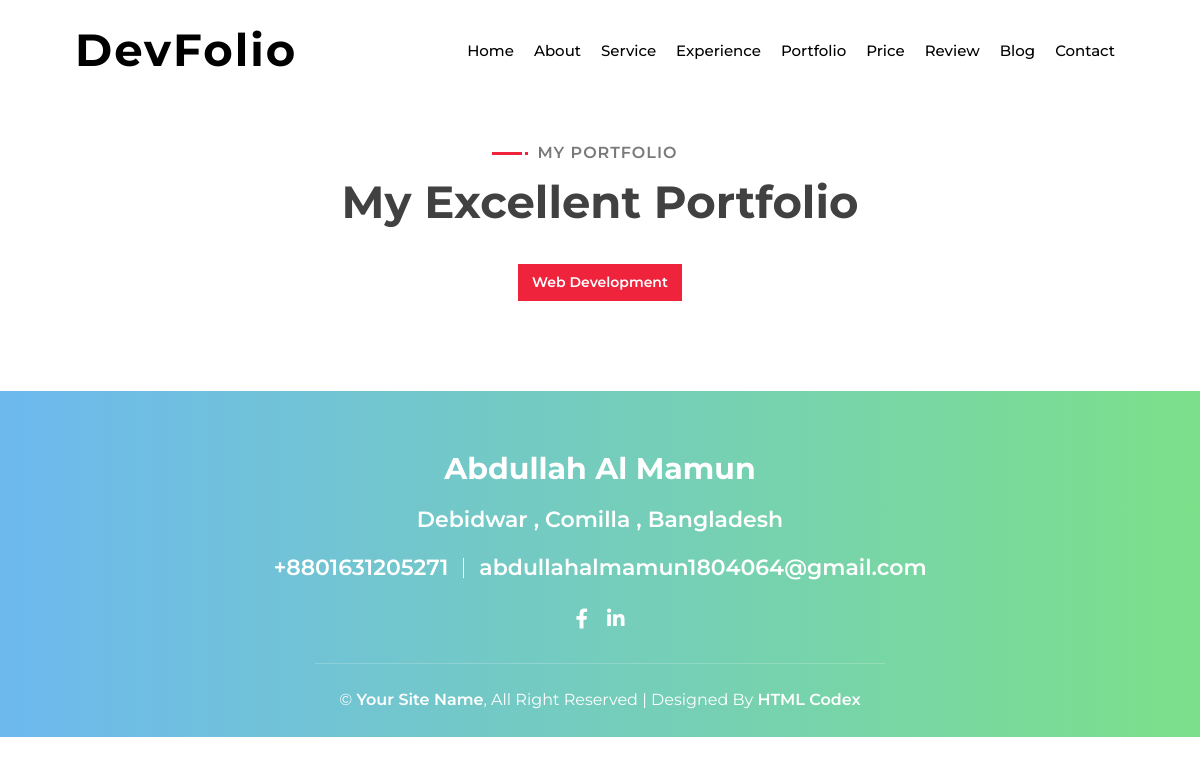
/portfolio/, run on an earlier commit of the app's database.
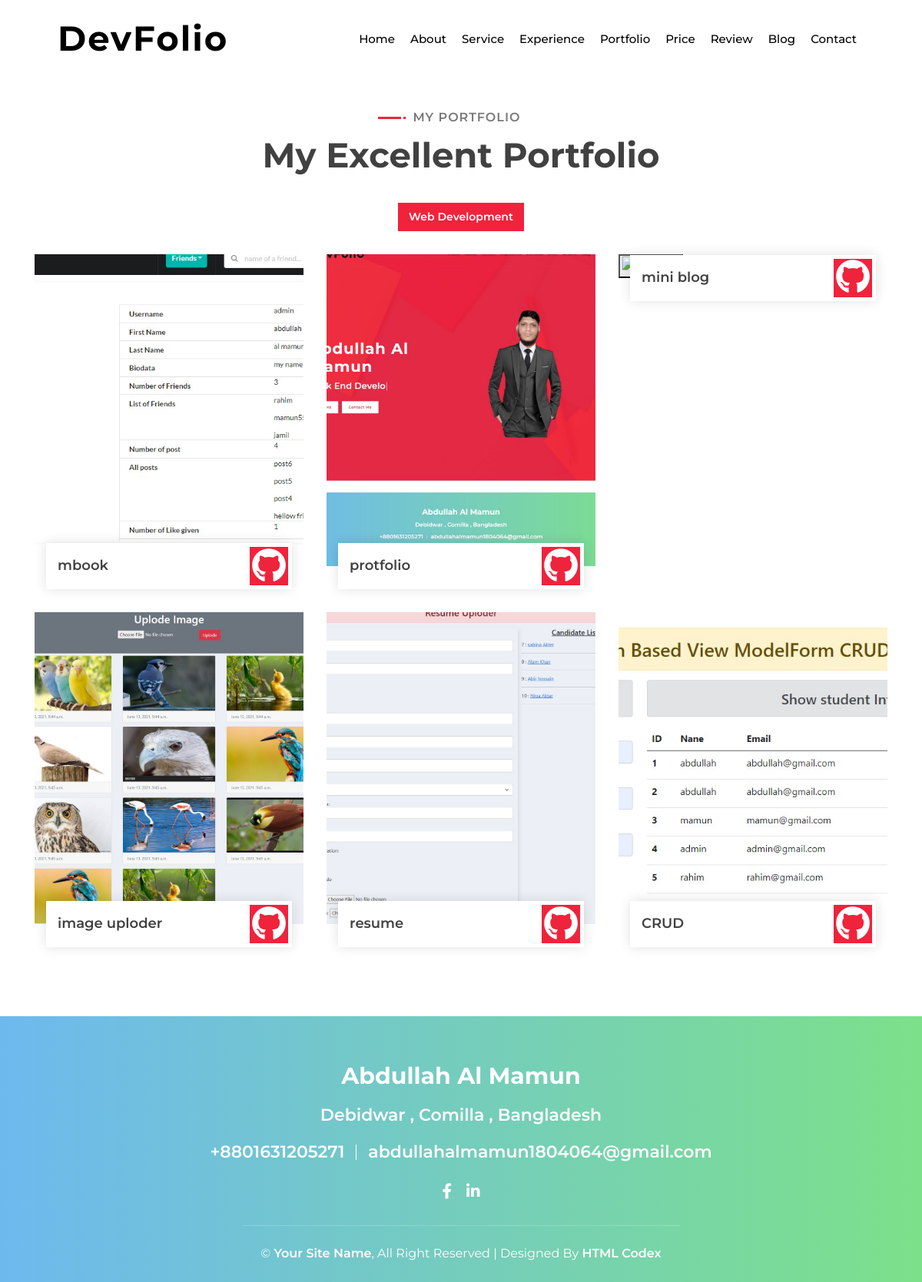
And on a later commit of the database.
### myapp/models.py (models this page shows, shortened)
class myprotfolio(models.Model):
    title=models.CharField(max_length=100)
    pimage=models.ImageField(upload_to='protfolio')
    category=models.CharField(choices=PROJECT_CHOICE,max_length=50)
    code_link=models.TextField()
    class Meta:
        ordering=['-id']

### myapp/views.py (the view)
# urls.py: path('portfolio/', views.portfolio ,name='portfolio'),
def portfolio(request):
    mp=myprotfolio.objects.all()
    dic={
      'mp':mp
    }
    return render(request,'myapp/portfolio.html',dic)

### myapp/templates/myapp/portfolio.html (shortened to what this page needs)
{% extends 'myapp/base.html' %}
{% load static %}
{% block portfolio %}
<div class="portfolio" id="portfolio">
    <div class="container">
        <div class="section-header text-center wow zoomIn mt-5" data-wow-delay="0.1s">
            <br><br>
            <p>My Portfolio</p>
            <h2>My Excellent Portfolio</h2>
        </div>
        <div class="row">
            <div class="col-12">
                <ul id="portfolio-filter">
                    <li data-filter=".filter-1">Web Development</li>
                </ul>
            </div>
        </div>
        <div class="row">
            {% for p in mp %}
            <div class="col-lg-4 col-md-6 col-sm-12 portfolio-item filter-2 wow fadeInUp" data-wow-delay="0.2s">
                <div class="portfolio-wrap">
                    <div class="portfolio-img" >
                        <form action="{% url 'dtailprotflio' %}" method="POST">
                           <button type="submit">
                               <img src="{{p.pimage.url}}" alt="Image" width="100%" height="300px" class= 'pimage' >
                           </button>
                        </form>
                    </div>
                    <div class="portfolio-text">
                        <h3>{{p.title}}</h3>
                        <a class="btn" href="{{p.code_link}}" data-lightbox="portfolio"><i class="fab fa-github"></i></a>
                    </div>
                </div>
            </div>
            {% endfor %}
        </div>
    </div>
</div>
{% endblock portfolio %}

### myapp/templates/myapp/base.html (shortened to what this page needs)
{% load static %}
<!DOCTYPE html>
<html lang="en">
    <head>
        <link href="https://stackpath.bootstrapcdn.com/bootstrap/4.4.1/css/bootstrap.min.css" rel="stylesheet">
        <link href="https://cdnjs.cloudflare.com/ajax/libs/font-awesome/5.10.0/css/all.min.css" rel="stylesheet">
        <link href="{% static 'myapp/lib/animate/animate.min.css' %}" rel="stylesheet">
        <link href="{% static 'myapp/lib/owlcarousel/assets/owl.carousel.min.css' %}" rel="stylesheet">
        <link href="{% static 'myapp/lib/lightbox/css/lightbox.min.css' %}" rel="stylesheet">
        <link href="{% static 'myapp/css/mystyle.css' %}" rel="stylesheet">
    </head>
    <body data-spy="scroll" data-target=".navbar" data-offset="51">
         {% include 'myapp/navbar.html' %}
        {% block portfolio %}
        {% endblock portfolio %}
         {% include 'myapp/footer.html' %}
    </body>
</html>

### myapp/templates/myapp/navbar.html (shortened to what this page needs)
    <div class="navbar navbar-expand-lg bg-light navbar-light">
        <div class="container-fluid">
            <a href="/" class="navbar-brand">DevFolio</a>
        <div class="collapse navbar-collapse justify-content-between" id="navbarCollapse">
            <div class="navbar-nav ml-auto">
                <a href="{% url 'home' %}" class="nav-item nav-link ">Home</a>
                <a href="{% url 'about' %}" class="nav-item nav-link">About</a>
                <a href="{% url 'service' %}" class="nav-item nav-link">Service</a>
                <a href="{% url 'experience' %}" class="nav-item nav-link">Experience</a>
                <a href="{% url 'portfolio' %}" class="nav-item nav-link">Portfolio</a>
                <a href="{% url 'price' %}" class="nav-item nav-link">Price</a>
                <a href="{% url 'review' %}" class="nav-item nav-link">Review</a>
                <a href="{% url 'blog' %}" class="nav-item nav-link">Blog</a>
                <a href="{% url 'contact' %}" class="nav-item nav-link">Contact</a>
            </div>
        </div>
    </div>
</div>

### myapp/templates/myapp/footer.html
<div class="footer wow fadeIn   myfooter" data-wow-delay="0.3s">
    <div class="container-fluid">
        <div class="container">
            <div class="footer-info">
                <h2>Abdullah Al Mamun</h2>
                <h3>Debidwar , Comilla , Bangladesh</h3>
                <div class="footer-menu">
                    <p>+8801631205271</p>
                    <p>abdullahalmamun1804064@gmail.com</p>
                </div>
                <div class="footer-social ">
                    <a href="https://www.facebook.com/profile.php?id=100012136626383"><i class="fab fa-facebook-f"></i></a>
                    <a href="https://www.linkedin.com/in/abdullah-al-mamun-10b1601b3/"><i class="fab fa-linkedin-in"></i></a>
                </div>
            </div>
        </div>
        <div class="container copyright">
            <p>&copy; <a href="#">Your Site Name</a>, All Right Reserved | Designed By <a href="https://htmlcodex.com">HTML Codex</a></p>
        </div>
    </div>
</div>

What changed in the data, as far as the page shows it:
added myprotfolio: pimage (picture), title "mbook"
added myprotfolio: pimage (picture), title "protfolio"
added myprotfolio: title "mini blog"
added myprotfolio: pimage (picture), title "image uploder"
added myprotfolio: pimage (picture), title "resume"
added myprotfolio: pimage (picture), title "CRUD"
